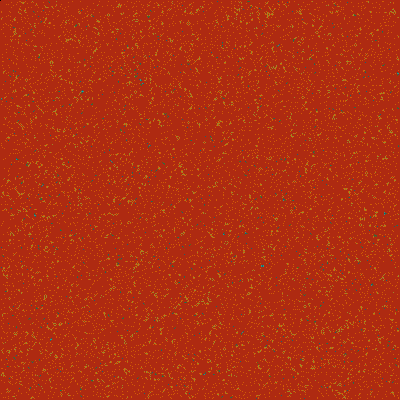
Frame 1 (no input)
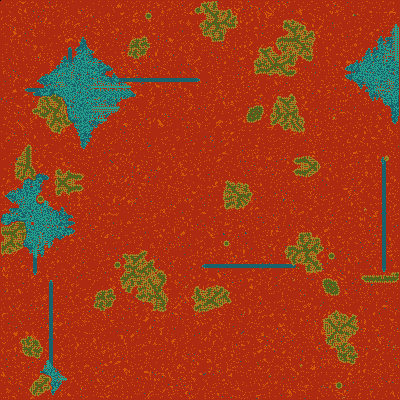
Frame 60 (the mouse pressed at the canvas centre just before this capture)
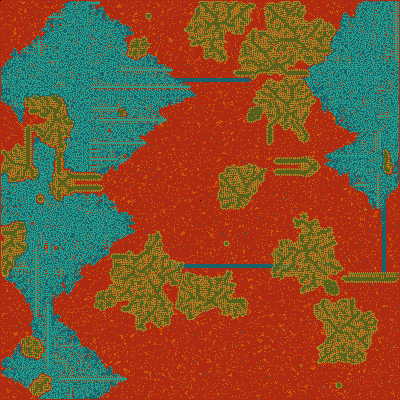
Frame 120 (the mouse held since frame 60 and released just before this capture)

The Processing sketch that drew these frames (run headless with seeded random() and noise(); from frame 60 on, the mouse is pressed at the canvas centre):

// Processing sketch: processing_6779
// ── processing_6779.pde

int[][] grid, future;
void setup() {
  size(400, 400);
  frameRate(10);
  noCursor();
  grid = new int[width][height];
  future = new int[width][height];
  float density = 0.09 * width * height;
  int count = 0; 
  for(int i = 0; i < density; i++) {
    count++;
    int tempX = int(random(width));
    int tempY = int(random(height));
    if(0 == count%24) {
    grid[tempX][tempY] = 10; 
    } else {
    grid[tempX][tempY] = 1; 
    }if(0 == count%1000) {
     grid[tempX][tempY] = 100; 
    }
  }
  background(174,42,17);
}

void draw() {
 for(int x = 1; x < width-1; x++) {
  for(int y = 1; y < height-1; y++) {
   //Check the number of neighbors (adjacent cells) 
   int nb = neighbors(x, y);
   //print(n(nb, 2)>=1);

   if((grid[x][y] == 1) && (nb < 2)) {//set 1 (1)
    // print(0);
    future[x][y] = 0; //Isolation death
    set(x, y, color(209,90,6));
   } else
   if((grid[x][y] == 1) && (nb < 3)) {
   // println(n(nb, 1));
    //print(1);
     future[x][y]=0;//Overpopulation death
     set(x, y, color(174,42,17));
   } else
   if((grid[x][y] == 0) && (nb == 3)) {
     //print(2);
     future[x][y]=1;//Birth
     set(x, y, color(158,135,39));
   } else 
   if((grid[x][y] == 10) && (nb < 30)) {//set 2 (10)
//print(0);
    future[x][y] = 0; //Isolation death
    set(x, y, color(25,98,107));
   } else
   if((grid[x][y] == 10) && (nb < 30)) {
//print(1);
     future[x][y]=0;//Overpopulation death
    set(x, y, color(25,98,107));
   } else
   if((grid[x][y] == 0) && (nb == 20)) {
//print(2); 
     future[x][y]=10;//Birth
     set(x, y, color(35,158,139));
   } else
   if((grid[x][y] == 1) && (nb < 2) && (nb > 100))  {
   //  print(2);
     future[x][y]=100;//Birth
     set(x, y, color(77,176,67));
   } else {
   if((grid[x][y] == 1) && (nb > 0) && (nb >= 7)) {
 //   print(3);
     future[x][y]=100;//Birth
    set(x, y, color(80,100,30));
   }
    future[x][y] = grid[x][y]; 
   }
  }
 } 
 //println("zip");
 int[][]temp = grid;
 grid = future;
 future = temp;
 fill(0);
 noStroke();
 rect(mouseX,mouseY,1,1);
}
void mousePressed() {
 println(grid[mouseX][mouseY]); 
}
int neighbors(int x, int y) {
  return grid[x][y-1] +   //North
         grid[x+1][y-1] + //NorthEast
         grid[x+1][y] +   //East
         grid[x+1][y+1] + //SouthEast
         grid[x][y+1] +   //South
         grid[x-1][y+1] + //Southwest
         grid[x-1][y] +   //West
         grid[x-1][y-1];  //NorthWest
}

int n(int N, int num) {
  for(int i =1000; i >= 1; i=i/10) {
    int x;
    x = num/i;
    num = num - i*x;
    if(N==4) {
      if( i == 1000) {//red
        return x;
      }
    } 
    if(N==3) {
      if( i == 100) { //green
        return x;
      }
    } 
    if(N==2) {
      if( i == 10) {//blue
        return x;
      }
    } 
    if(N==1) {
      if( i <= 1) { //ground
        return x;
      }
    } 
  }
  return 0;
}
